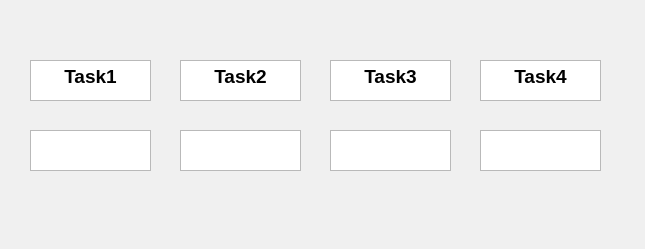
<?xml version="1.0" encoding="UTF-8"?>
<ui version="4.0">
 <class>sta</class>
 <widget class="QWidget" name="sta">
  <property name="geometry">
   <rect>
    <x>0</x>
    <y>0</y>
    <width>645</width>
    <height>249</height>
   </rect>
  </property>
  <property name="palette">
   <palette>
    <active>
     <colorrole role="WindowText">
      <brush brushstyle="SolidPattern">
       <color alpha="255">
        <red>0</red>
        <green>0</green>
        <blue>0</blue>
       </color>
      </brush>
     </colorrole>
     <colorrole role="Button">
      <brush brushstyle="SolidPattern">
       <color alpha="255">
        <red>170</red>
        <green>0</green>
        <blue>255</blue>
       </color>
      </brush>
     </colorrole>
     <colorrole role="Light">
      <brush brushstyle="SolidPattern">
       <color alpha="255">
        <red>212</red>
        <green>127</green>
        <blue>255</blue>
       </color>
      </brush>
     </colorrole>
     <colorrole role="Midlight">
      <brush brushstyle="SolidPattern">
       <color alpha="255">
        <red>191</red>
        <green>63</green>
        <blue>255</blue>
       </color>
      </brush>
     </colorrole>
     <colorrole role="Dark">
      <brush brushstyle="SolidPattern">
       <color alpha="255">
        <red>85</red>
        <green>0</green>
        <blue>127</blue>
       </color>
      </brush>
     </colorrole>
     <colorrole role="Mid">
      <brush brushstyle="SolidPattern">
       <color alpha="255">
        <red>113</red>
        <green>0</green>
        <blue>170</blue>
       </color>
      </brush>
     </colorrole>
     <colorrole role="Text">
      <brush brushstyle="SolidPattern">
       <color alpha="255">
        <red>0</red>
        <green>0</green>
        <blue>0</blue>
       </color>
      </brush>
     </colorrole>
     <colorrole role="BrightText">
      <brush brushstyle="SolidPattern">
       <color alpha="255">
        <red>255</red>
        <green>255</green>
        <blue>255</blue>
       </color>
      </brush>
     </colorrole>
     <colorrole role="ButtonText">
      <brush brushstyle="SolidPattern">
       <color alpha="255">
        <red>0</red>
        <green>0</green>
        <blue>0</blue>
       </color>
      </brush>
     </colorrole>
     <colorrole role="Base">
      <brush brushstyle="SolidPattern">
       <color alpha="255">
        <red>255</red>
        <green>255</green>
        <blue>255</blue>
       </color>
      </brush>
     </colorrole>
     <colorrole role="Window">
      <brush brushstyle="SolidPattern">
       <color alpha="255">
        <red>170</red>
        <green>0</green>
        <blue>255</blue>
       </color>
      </brush>
     </colorrole>
     <colorrole role="Shadow">
      <brush brushstyle="SolidPattern">
       <color alpha="255">
        <red>0</red>
        <green>0</green>
        <blue>0</blue>
       </color>
      </brush>
     </colorrole>
     <colorrole role="AlternateBase">
      <brush brushstyle="SolidPattern">
       <color alpha="255">
        <red>212</red>
        <green>127</green>
        <blue>255</blue>
       </color>
      </brush>
     </colorrole>
     <colorrole role="ToolTipBase">
      <brush brushstyle="SolidPattern">
       <color alpha="255">
        <red>255</red>
        <green>255</green>
        <blue>220</blue>
       </color>
      </brush>
     </colorrole>
     <colorrole role="ToolTipText">
      <brush brushstyle="SolidPattern">
       <color alpha="255">
        <red>0</red>
        <green>0</green>
        <blue>0</blue>
       </color>
      </brush>
     </colorrole>
    </active>
    <inactive>
     <colorrole role="WindowText">
      <brush brushstyle="SolidPattern">
       <color alpha="255">
        <red>0</red>
        <green>0</green>
        <blue>0</blue>
       </color>
      </brush>
     </colorrole>
     <colorrole role="Button">
      <brush brushstyle="SolidPattern">
       <color alpha="255">
        <red>240</red>
        <green>240</green>
        <blue>240</blue>
       </color>
      </brush>
     </colorrole>
     <colorrole role="Light">
      <brush brushstyle="SolidPattern">
       <color alpha="255">
        <red>255</red>
        <green>255</green>
        <blue>255</blue>
       </color>
      </brush>
     </colorrole>
     <colorrole role="Midlight">
      <brush brushstyle="SolidPattern">
       <color alpha="255">
        <red>227</red>
        <green>227</green>
        <blue>227</blue>
       </color>
      </brush>
     </colorrole>
     <colorrole role="Dark">
      <brush brushstyle="SolidPattern">
       <color alpha="255">
        <red>160</red>
        <green>160</green>
        <blue>160</blue>
       </color>
      </brush>
     </colorrole>
     <colorrole role="Mid">
      <brush brushstyle="SolidPattern">
       <color alpha="255">
        <red>160</red>
        <green>160</green>
        <blue>160</blue>
       </color>
      </brush>
     </colorrole>
     <colorrole role="Text">
      <brush brushstyle="SolidPattern">
       <color alpha="255">
        <red>0</red>
        <green>0</green>
        <blue>0</blue>
       </color>
      </brush>
     </colorrole>
     <colorrole role="BrightText">
      <brush brushstyle="SolidPattern">
       <color alpha="255">
        <red>255</red>
        <green>255</green>
        <blue>255</blue>
       </color>
      </brush>
     </colorrole>
     <colorrole role="ButtonText">
      <brush brushstyle="SolidPattern">
       <color alpha="255">
        <red>0</red>
        <green>0</green>
        <blue>0</blue>
       </color>
      </brush>
     </colorrole>
     <colorrole role="Base">
      <brush brushstyle="SolidPattern">
       <color alpha="255">
        <red>255</red>
        <green>255</green>
        <blue>255</blue>
       </color>
      </brush>
     </colorrole>
     <colorrole role="Window">
      <brush brushstyle="SolidPattern">
       <color alpha="255">
        <red>240</red>
        <green>240</green>
        <blue>240</blue>
       </color>
      </brush>
     </colorrole>
     <colorrole role="Shadow">
      <brush brushstyle="SolidPattern">
       <color alpha="255">
        <red>105</red>
        <green>105</green>
        <blue>105</blue>
       </color>
      </brush>
     </colorrole>
     <colorrole role="AlternateBase">
      <brush brushstyle="SolidPattern">
       <color alpha="255">
        <red>245</red>
        <green>245</green>
        <blue>245</blue>
       </color>
      </brush>
     </colorrole>
     <colorrole role="ToolTipBase">
      <brush brushstyle="SolidPattern">
       <color alpha="255">
        <red>255</red>
        <green>255</green>
        <blue>220</blue>
       </color>
      </brush>
     </colorrole>
     <colorrole role="ToolTipText">
      <brush brushstyle="SolidPattern">
       <color alpha="255">
        <red>0</red>
        <green>0</green>
        <blue>0</blue>
       </color>
      </brush>
     </colorrole>
    </inactive>
    <disabled>
     <colorrole role="WindowText">
      <brush brushstyle="SolidPattern">
       <color alpha="255">
        <red>85</red>
        <green>0</green>
        <blue>127</blue>
       </color>
      </brush>
     </colorrole>
     <colorrole role="Button">
      <brush brushstyle="SolidPattern">
       <color alpha="255">
        <red>170</red>
        <green>0</green>
        <blue>255</blue>
       </color>
      </brush>
     </colorrole>
     <colorrole role="Light">
      <brush brushstyle="SolidPattern">
       <color alpha="255">
        <red>212</red>
        <green>127</green>
        <blue>255</blue>
       </color>
      </brush>
     </colorrole>
     <colorrole role="Midlight">
      <brush brushstyle="SolidPattern">
       <color alpha="255">
        <red>191</red>
        <green>63</green>
        <blue>255</blue>
       </color>
      </brush>
     </colorrole>
     <colorrole role="Dark">
      <brush brushstyle="SolidPattern">
       <color alpha="255">
        <red>85</red>
        <green>0</green>
        <blue>127</blue>
       </color>
      </brush>
     </colorrole>
     <colorrole role="Mid">
      <brush brushstyle="SolidPattern">
       <color alpha="255">
        <red>113</red>
        <green>0</green>
        <blue>170</blue>
       </color>
      </brush>
     </colorrole>
     <colorrole role="Text">
      <brush brushstyle="SolidPattern">
       <color alpha="255">
        <red>85</red>
        <green>0</green>
        <blue>127</blue>
       </color>
      </brush>
     </colorrole>
     <colorrole role="BrightText">
      <brush brushstyle="SolidPattern">
       <color alpha="255">
        <red>255</red>
        <green>255</green>
        <blue>255</blue>
       </color>
      </brush>
     </colorrole>
     <colorrole role="ButtonText">
      <brush brushstyle="SolidPattern">
       <color alpha="255">
        <red>85</red>
        <green>0</green>
        <blue>127</blue>
       </color>
      </brush>
     </colorrole>
     <colorrole role="Base">
      <brush brushstyle="SolidPattern">
       <color alpha="255">
        <red>170</red>
        <green>0</green>
        <blue>255</blue>
       </color>
      </brush>
     </colorrole>
     <colorrole role="Window">
      <brush brushstyle="SolidPattern">
       <color alpha="255">
        <red>170</red>
        <green>0</green>
        <blue>255</blue>
       </color>
      </brush>
     </colorrole>
     <colorrole role="Shadow">
      <brush brushstyle="SolidPattern">
       <color alpha="255">
        <red>0</red>
        <green>0</green>
        <blue>0</blue>
       </color>
      </brush>
     </colorrole>
     <colorrole role="AlternateBase">
      <brush brushstyle="SolidPattern">
       <color alpha="255">
        <red>245</red>
        <green>245</green>
        <blue>245</blue>
       </color>
      </brush>
     </colorrole>
     <colorrole role="ToolTipBase">
      <brush brushstyle="SolidPattern">
       <color alpha="255">
        <red>255</red>
        <green>255</green>
        <blue>220</blue>
       </color>
      </brush>
     </colorrole>
     <colorrole role="ToolTipText">
      <brush brushstyle="SolidPattern">
       <color alpha="255">
        <red>0</red>
        <green>0</green>
        <blue>0</blue>
       </color>
      </brush>
     </colorrole>
    </disabled>
   </palette>
  </property>
  <property name="windowTitle">
   <string>статистика</string>
  </property>
  <widget class="QTextBrowser" name="textBrowser">
   <property name="geometry">
    <rect>
     <x>30</x>
     <y>60</y>
     <width>121</width>
     <height>41</height>
    </rect>
   </property>
   <property name="html">
    <string>&lt;!DOCTYPE HTML PUBLIC &quot;-//W3C//DTD HTML 4.0//EN&quot; &quot;http://www.w3.org/TR/REC-html40/strict.dtd&quot;&gt;
&lt;html&gt;&lt;head&gt;&lt;meta name=&quot;qrichtext&quot; content=&quot;1&quot; /&gt;&lt;meta charset=&quot;utf-8&quot; /&gt;&lt;style type=&quot;text/css&quot;&gt;
p, li { white-space: pre-wrap; }
&lt;/style&gt;&lt;/head&gt;&lt;body style=&quot; font-family:'Segoe UI'; font-size:9pt; font-weight:400; font-style:normal;&quot;&gt;
&lt;p align=&quot;center&quot; style=&quot; margin-top:0px; margin-bottom:0px; margin-left:0px; margin-right:0px; -qt-block-indent:0; text-indent:0px;&quot;&gt;&lt;span style=&quot; font-size:14pt; font-weight:700;&quot;&gt;Task1&lt;/span&gt;&lt;/p&gt;&lt;/body&gt;&lt;/html&gt;</string>
   </property>
  </widget>
  <widget class="QTextBrowser" name="textBrowser_2">
   <property name="geometry">
    <rect>
     <x>180</x>
     <y>60</y>
     <width>121</width>
     <height>41</height>
    </rect>
   </property>
   <property name="html">
    <string>&lt;!DOCTYPE HTML PUBLIC &quot;-//W3C//DTD HTML 4.0//EN&quot; &quot;http://www.w3.org/TR/REC-html40/strict.dtd&quot;&gt;
&lt;html&gt;&lt;head&gt;&lt;meta name=&quot;qrichtext&quot; content=&quot;1&quot; /&gt;&lt;meta charset=&quot;utf-8&quot; /&gt;&lt;style type=&quot;text/css&quot;&gt;
p, li { white-space: pre-wrap; }
&lt;/style&gt;&lt;/head&gt;&lt;body style=&quot; font-family:'Segoe UI'; font-size:9pt; font-weight:400; font-style:normal;&quot;&gt;
&lt;p align=&quot;center&quot; style=&quot; margin-top:0px; margin-bottom:0px; margin-left:0px; margin-right:0px; -qt-block-indent:0; text-indent:0px;&quot;&gt;&lt;span style=&quot; font-size:14pt; font-weight:700;&quot;&gt;Task2&lt;/span&gt;&lt;/p&gt;&lt;/body&gt;&lt;/html&gt;</string>
   </property>
  </widget>
  <widget class="QTextBrowser" name="textBrowser_3">
   <property name="geometry">
    <rect>
     <x>480</x>
     <y>60</y>
     <width>121</width>
     <height>41</height>
    </rect>
   </property>
   <property name="html">
    <string>&lt;!DOCTYPE HTML PUBLIC &quot;-//W3C//DTD HTML 4.0//EN&quot; &quot;http://www.w3.org/TR/REC-html40/strict.dtd&quot;&gt;
&lt;html&gt;&lt;head&gt;&lt;meta name=&quot;qrichtext&quot; content=&quot;1&quot; /&gt;&lt;meta charset=&quot;utf-8&quot; /&gt;&lt;style type=&quot;text/css&quot;&gt;
p, li { white-space: pre-wrap; }
&lt;/style&gt;&lt;/head&gt;&lt;body style=&quot; font-family:'Segoe UI'; font-size:9pt; font-weight:400; font-style:normal;&quot;&gt;
&lt;p align=&quot;center&quot; style=&quot; margin-top:0px; margin-bottom:0px; margin-left:0px; margin-right:0px; -qt-block-indent:0; text-indent:0px;&quot;&gt;&lt;span style=&quot; font-size:14pt; font-weight:700;&quot;&gt;Task4&lt;/span&gt;&lt;/p&gt;&lt;/body&gt;&lt;/html&gt;</string>
   </property>
  </widget>
  <widget class="QTextBrowser" name="textBrowser_4">
   <property name="geometry">
    <rect>
     <x>330</x>
     <y>60</y>
     <width>121</width>
     <height>41</height>
    </rect>
   </property>
   <property name="html">
    <string>&lt;!DOCTYPE HTML PUBLIC &quot;-//W3C//DTD HTML 4.0//EN&quot; &quot;http://www.w3.org/TR/REC-html40/strict.dtd&quot;&gt;
&lt;html&gt;&lt;head&gt;&lt;meta name=&quot;qrichtext&quot; content=&quot;1&quot; /&gt;&lt;meta charset=&quot;utf-8&quot; /&gt;&lt;style type=&quot;text/css&quot;&gt;
p, li { white-space: pre-wrap; }
&lt;/style&gt;&lt;/head&gt;&lt;body style=&quot; font-family:'Segoe UI'; font-size:9pt; font-weight:400; font-style:normal;&quot;&gt;
&lt;p align=&quot;center&quot; style=&quot; margin-top:0px; margin-bottom:0px; margin-left:0px; margin-right:0px; -qt-block-indent:0; text-indent:0px;&quot;&gt;&lt;span style=&quot; font-size:14pt; font-weight:700;&quot;&gt;Task3&lt;/span&gt;&lt;/p&gt;&lt;/body&gt;&lt;/html&gt;</string>
   </property>
  </widget>
  <widget class="QTextBrowser" name="textBrowser_5">
   <property name="geometry">
    <rect>
     <x>30</x>
     <y>130</y>
     <width>121</width>
     <height>41</height>
    </rect>
   </property>
   <property name="html">
    <string>&lt;!DOCTYPE HTML PUBLIC &quot;-//W3C//DTD HTML 4.0//EN&quot; &quot;http://www.w3.org/TR/REC-html40/strict.dtd&quot;&gt;
&lt;html&gt;&lt;head&gt;&lt;meta name=&quot;qrichtext&quot; content=&quot;1&quot; /&gt;&lt;meta charset=&quot;utf-8&quot; /&gt;&lt;style type=&quot;text/css&quot;&gt;
p, li { white-space: pre-wrap; }
&lt;/style&gt;&lt;/head&gt;&lt;body style=&quot; font-family:'Segoe UI'; font-size:9pt; font-weight:400; font-style:normal;&quot;&gt;
&lt;p align=&quot;center&quot; style=&quot;-qt-paragraph-type:empty; margin-top:0px; margin-bottom:0px; margin-left:0px; margin-right:0px; -qt-block-indent:0; text-indent:0px;&quot;&gt;&lt;br /&gt;&lt;/p&gt;&lt;/body&gt;&lt;/html&gt;</string>
   </property>
  </widget>
  <widget class="QTextBrowser" name="textBrowser_6">
   <property name="geometry">
    <rect>
     <x>180</x>
     <y>130</y>
     <width>121</width>
     <height>41</height>
    </rect>
   </property>
   <property name="html">
    <string>&lt;!DOCTYPE HTML PUBLIC &quot;-//W3C//DTD HTML 4.0//EN&quot; &quot;http://www.w3.org/TR/REC-html40/strict.dtd&quot;&gt;
&lt;html&gt;&lt;head&gt;&lt;meta name=&quot;qrichtext&quot; content=&quot;1&quot; /&gt;&lt;meta charset=&quot;utf-8&quot; /&gt;&lt;style type=&quot;text/css&quot;&gt;
p, li { white-space: pre-wrap; }
&lt;/style&gt;&lt;/head&gt;&lt;body style=&quot; font-family:'Segoe UI'; font-size:9pt; font-weight:400; font-style:normal;&quot;&gt;
&lt;p align=&quot;center&quot; style=&quot;-qt-paragraph-type:empty; margin-top:0px; margin-bottom:0px; margin-left:0px; margin-right:0px; -qt-block-indent:0; text-indent:0px;&quot;&gt;&lt;br /&gt;&lt;/p&gt;&lt;/body&gt;&lt;/html&gt;</string>
   </property>
  </widget>
  <widget class="QTextBrowser" name="textBrowser_7">
   <property name="geometry">
    <rect>
     <x>330</x>
     <y>130</y>
     <width>121</width>
     <height>41</height>
    </rect>
   </property>
   <property name="html">
    <string>&lt;!DOCTYPE HTML PUBLIC &quot;-//W3C//DTD HTML 4.0//EN&quot; &quot;http://www.w3.org/TR/REC-html40/strict.dtd&quot;&gt;
&lt;html&gt;&lt;head&gt;&lt;meta name=&quot;qrichtext&quot; content=&quot;1&quot; /&gt;&lt;meta charset=&quot;utf-8&quot; /&gt;&lt;style type=&quot;text/css&quot;&gt;
p, li { white-space: pre-wrap; }
&lt;/style&gt;&lt;/head&gt;&lt;body style=&quot; font-family:'Segoe UI'; font-size:9pt; font-weight:400; font-style:normal;&quot;&gt;
&lt;p align=&quot;center&quot; style=&quot;-qt-paragraph-type:empty; margin-top:0px; margin-bottom:0px; margin-left:0px; margin-right:0px; -qt-block-indent:0; text-indent:0px;&quot;&gt;&lt;br /&gt;&lt;/p&gt;&lt;/body&gt;&lt;/html&gt;</string>
   </property>
  </widget>
  <widget class="QTextBrowser" name="textBrowser_8">
   <property name="geometry">
    <rect>
     <x>480</x>
     <y>130</y>
     <width>121</width>
     <height>41</height>
    </rect>
   </property>
   <property name="html">
    <string>&lt;!DOCTYPE HTML PUBLIC &quot;-//W3C//DTD HTML 4.0//EN&quot; &quot;http://www.w3.org/TR/REC-html40/strict.dtd&quot;&gt;
&lt;html&gt;&lt;head&gt;&lt;meta name=&quot;qrichtext&quot; content=&quot;1&quot; /&gt;&lt;meta charset=&quot;utf-8&quot; /&gt;&lt;style type=&quot;text/css&quot;&gt;
p, li { white-space: pre-wrap; }
&lt;/style&gt;&lt;/head&gt;&lt;body style=&quot; font-family:'Segoe UI'; font-size:9pt; font-weight:400; font-style:normal;&quot;&gt;
&lt;p align=&quot;center&quot; style=&quot;-qt-paragraph-type:empty; margin-top:0px; margin-bottom:0px; margin-left:0px; margin-right:0px; -qt-block-indent:0; text-indent:0px;&quot;&gt;&lt;br /&gt;&lt;/p&gt;&lt;/body&gt;&lt;/html&gt;</string>
   </property>
  </widget>
 </widget>
 <resources/>
 <connections/>
</ui>
